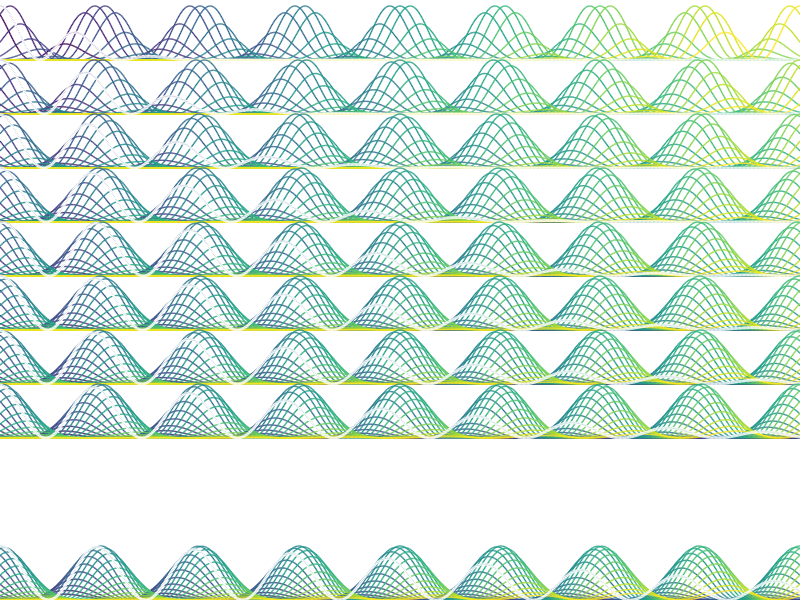

Here is the MATLAB script that generated this plot: (Note: this script raises an error after producing the figure.)
function OscilModelCoverArt

NOPLOT = 0;
GoPrint = 0;

%%%%%%%%%%%%%%%%%%%%%%%%%%%%%%%%%%%%%%%%%%%%
%% default parameters
a = 3*sqrt(2);
ft = 8.0;


%%%%%%%%%%%%%%%%%%%%%%%%%%%%%%%%%%%%%%%%%%%%
%% Example Figure
figure(123);clf
set(gcf,'position',[1829         135         800        837])
set(gcf,'color',[1 1 1]*0.3)

AL = ([1:11])*0.35+0.15;
for m=1:length(AL)
  %%
  
  L = AL(m);
  
  sig = L/a; % [sec]
  f0 = ft+1/L;
  cf = 1/(L*f0); % dimension less 
  
  t=[-5:0.001:5]'; %% 10 sec

  T = [-2.5:0.05:2.5]*m^0.5;
  tau = cf*T;
  
  for n=1:length(T);
    y(:,n) = 0.5*(1+cos(2*pi*f0*(t-tau(n)))).*exp(-(t-T(n)).^2/sig^2);
  end
  
  
  subplot('position',[0 0.9-(m-1)*0.09 1 0.09])
  hold on
  colormap('default')
  cc = colormap;
  k=22; l = round(linspace(1,64,k));
  cll = [40:1:70];
  for n=1:k
    plot(t,y(:,cll(n))/max(y(:,cll(n))),'LineWidth',1,'Color',cc(l(n),:))
  end
  %keyboard
  gt = round((-0.5/(m^0.5)+2.5)/0.05);
  %plot(t,y(:,cll(11)),'color',[1 1 1]*0.2,'LineStyle','-','LineWidth',2)
  %plot(t,y(:,gt+1),'color',[1 1 1]*1,'LineStyle','-','LineWidth',2)
  plot(t,y(:,gt+1),'color',[1 1 1]*1,'LineStyle','-','LineWidth',2)
  yy = sum(y,2);
  %plot(t,[yy/max(yy)],'color',[1 1 1]*0.5,'LineStyle','--','LineWidth',2)
  xlabel('time [sec]','FontSize',16)
  ylabel('probability','FontSize',16)
  xlim([-0.5 0.5])
  set(gca,'TickDir','out','FontSize',16,'XTick',[],'YTick',[])
  box off
  axis off

end


PrintFig(['SVMUCoverArt'],0)

return



return;
%%%%%%%%%%%%%%%%%%%%%%%%%%%%%%%%%%%%%%%%%%%%
%%%%%%%%%%%%%%%%%%%%%%%%%%%%%%%%%%%%%%%%%%%%
%%%%%%%%%%%%%%%%%%%%%%%%%%%%%%%%%%%%%%%%%%%%
%%%%%%%%%%%%%%%%%%%%%%%%%%%%%%%%%%%%%%%%%%%%
%%%%%%%%%%%%%%%%%%%%%%%%%%%%%%%%%%%%%%%%%%%%
%%%%%%%%%%%%%%%%%%%%%%%%%%%%%%%%%%%%%%%%%%%%
%%%%%%%%%%%%%%%%%%%%%%%%%%%%%%%%%%%%%%%%%%%%
%%%%%%%%%%%%%%%%%%%%%%%%%%%%%%%%%%%%%%%%%%%%
%%%%%%%%%%%%%%%%%%%%%%%%%%%%%%%%%%%%%%%%%%%%
%%%%%%%%%%%%%%%%%%%%%%%%%%%%%%%%%%%%%%%%%%%%
%%%%%%%%%%%%%%%%%%%%%%%%%%%%%%%%%%%%%%%%%%%%

